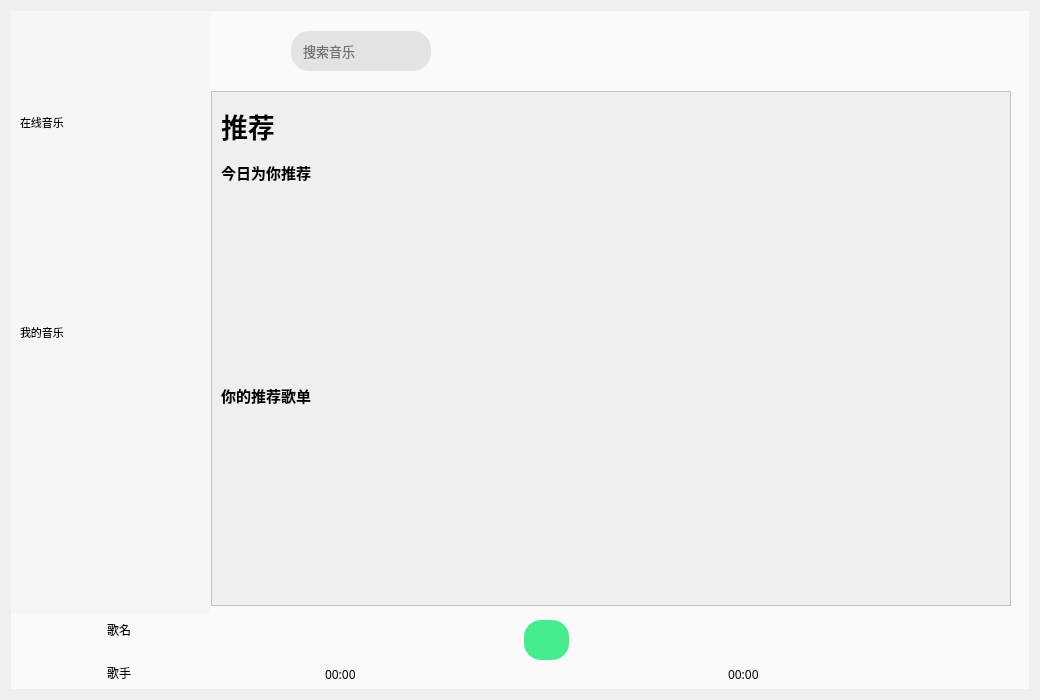
<?xml version="1.0" encoding="UTF-8"?>
<ui version="4.0">
 <class>QQMusic</class>
 <widget class="QWidget" name="QQMusic">
  <property name="geometry">
   <rect>
    <x>0</x>
    <y>0</y>
    <width>1040</width>
    <height>700</height>
   </rect>
  </property>
  <property name="windowTitle">
   <string>QQMusic</string>
  </property>
  <property name="styleSheet">
   <string notr="true">QQMusic
{
	border-radius:14px;
}</string>
  </property>
  <layout class="QVBoxLayout" name="verticalLayout">
   <item>
    <widget class="QWidget" name="background" native="true">
     <property name="styleSheet">
      <string notr="true"/>
     </property>
     <layout class="QVBoxLayout" name="verticalLayout_2">
      <property name="spacing">
       <number>0</number>
      </property>
      <property name="leftMargin">
       <number>0</number>
      </property>
      <property name="topMargin">
       <number>0</number>
      </property>
      <property name="rightMargin">
       <number>0</number>
      </property>
      <property name="bottomMargin">
       <number>0</number>
      </property>
      <item>
       <widget class="QWidget" name="head" native="true">
        <property name="minimumSize">
         <size>
          <width>0</width>
          <height>80</height>
         </size>
        </property>
        <property name="maximumSize">
         <size>
          <width>16777215</width>
          <height>80</height>
         </size>
        </property>
        <property name="styleSheet">
         <string notr="true"/>
        </property>
        <layout class="QHBoxLayout" name="horizontalLayout">
         <property name="spacing">
          <number>0</number>
         </property>
         <property name="leftMargin">
          <number>0</number>
         </property>
         <property name="topMargin">
          <number>0</number>
         </property>
         <property name="rightMargin">
          <number>0</number>
         </property>
         <property name="bottomMargin">
          <number>0</number>
         </property>
         <item>
          <widget class="QWidget" name="headLeft" native="true">
           <property name="minimumSize">
            <size>
             <width>200</width>
             <height>0</height>
            </size>
           </property>
           <property name="maximumSize">
            <size>
             <width>200</width>
             <height>16777215</height>
            </size>
           </property>
           <property name="styleSheet">
            <string notr="true">#headLeft
{
	background-color:rgb(246,246,246);
}</string>
           </property>
           <layout class="QVBoxLayout" name="verticalLayout_3">
            <property name="spacing">
             <number>0</number>
            </property>
            <property name="leftMargin">
             <number>0</number>
            </property>
            <property name="topMargin">
             <number>0</number>
            </property>
            <property name="rightMargin">
             <number>0</number>
            </property>
            <property name="bottomMargin">
             <number>0</number>
            </property>
            <item>
             <widget class="QLabel" name="logo">
              <property name="enabled">
               <bool>true</bool>
              </property>
              <property name="styleSheet">
               <string notr="true">#logo
{
	background-image:url(&quot;:/images/Logo.png&quot;);
	background-repeat:no-repeat;
	background-position:center center;
	
}</string>
              </property>
              <property name="text">
               <string/>
              </property>
             </widget>
            </item>
           </layout>
          </widget>
         </item>
         <item>
          <widget class="QWidget" name="headRight" native="true">
           <property name="styleSheet">
            <string notr="true">#headRight
{
	background-color:rgb(250,250,250);
}</string>
           </property>
           <layout class="QHBoxLayout" name="horizontalLayout_2">
            <property name="spacing">
             <number>0</number>
            </property>
            <property name="leftMargin">
             <number>0</number>
            </property>
            <property name="topMargin">
             <number>0</number>
            </property>
            <property name="rightMargin">
             <number>0</number>
            </property>
            <property name="bottomMargin">
             <number>0</number>
            </property>
            <item>
             <widget class="QWidget" name="searchBox" native="true">
              <property name="minimumSize">
               <size>
                <width>300</width>
                <height>0</height>
               </size>
              </property>
              <property name="maximumSize">
               <size>
                <width>300</width>
                <height>16777215</height>
               </size>
              </property>
              <property name="styleSheet">
               <string notr="true"/>
              </property>
              <layout class="QHBoxLayout" name="horizontalLayout_3">
               <property name="spacing">
                <number>0</number>
               </property>
               <property name="leftMargin">
                <number>0</number>
               </property>
               <property name="topMargin">
                <number>0</number>
               </property>
               <property name="rightMargin">
                <number>0</number>
               </property>
               <property name="bottomMargin">
                <number>0</number>
               </property>
               <item>
                <widget class="QLineEdit" name="lineEdit">
                 <property name="minimumSize">
                  <size>
                   <width>140</width>
                   <height>40</height>
                  </size>
                 </property>
                 <property name="maximumSize">
                  <size>
                   <width>140</width>
                   <height>40</height>
                  </size>
                 </property>
                 <property name="font">
                  <font>
                   <family>微软雅黑</family>
                   <pointsize>10</pointsize>
                  </font>
                 </property>
                 <property name="styleSheet">
                  <string notr="true">#lineEdit
{
	background-color:rgb(227, 227, 227);
	border:none;
	border-radius:18px;
	padding-left:10px;
}</string>
                 </property>
                 <property name="inputMask">
                  <string notr="true"/>
                 </property>
                 <property name="text">
                  <string/>
                 </property>
                 <property name="dragEnabled">
                  <bool>false</bool>
                 </property>
                 <property name="readOnly">
                  <bool>false</bool>
                 </property>
                 <property name="placeholderText">
                  <string>搜索音乐</string>
                 </property>
                </widget>
               </item>
              </layout>
             </widget>
            </item>
            <item>
             <widget class="QWidget" name="settingBox" native="true">
              <property name="styleSheet">
               <string notr="true">QPushButton
{
	border:none;
	background-repeat:no-repeat;
	background-position:center center;
}

QPushButton:hover
{
	background-color:rgba(24,233,114,0.5);
}
</string>
              </property>
              <layout class="QHBoxLayout" name="horizontalLayout_4">
               <item>
                <spacer name="horizontalSpacer">
                 <property name="orientation">
                  <enum>Qt::Horizontal</enum>
                 </property>
                 <property name="sizeHint" stdset="0">
                  <size>
                   <width>297</width>
                   <height>20</height>
                  </size>
                 </property>
                </spacer>
               </item>
               <item>
                <widget class="QPushButton" name="skin">
                 <property name="minimumSize">
                  <size>
                   <width>45</width>
                   <height>45</height>
                  </size>
                 </property>
                 <property name="maximumSize">
                  <size>
                   <width>45</width>
                   <height>45</height>
                  </size>
                 </property>
                 <property name="cursor">
                  <cursorShape>PointingHandCursor</cursorShape>
                 </property>
                 <property name="styleSheet">
                  <string notr="true">#skin
{
	border:none;
	background-image:url(&quot;:/images/skin.png&quot;);
	background-repeat:no-repeat;
	background-position:center center;
}</string>
                 </property>
                 <property name="text">
                  <string/>
                 </property>
                </widget>
               </item>
               <item>
                <widget class="QPushButton" name="min">
                 <property name="minimumSize">
                  <size>
                   <width>45</width>
                   <height>45</height>
                  </size>
                 </property>
                 <property name="maximumSize">
                  <size>
                   <width>45</width>
                   <height>45</height>
                  </size>
                 </property>
                 <property name="cursor">
                  <cursorShape>PointingHandCursor</cursorShape>
                 </property>
                 <property name="styleSheet">
                  <string notr="true">#min
{
	background-image:url(&quot;:/images/min.png&quot;);
}</string>
                 </property>
                 <property name="text">
                  <string/>
                 </property>
                </widget>
               </item>
               <item>
                <widget class="QPushButton" name="max">
                 <property name="minimumSize">
                  <size>
                   <width>45</width>
                   <height>45</height>
                  </size>
                 </property>
                 <property name="maximumSize">
                  <size>
                   <width>45</width>
                   <height>45</height>
                  </size>
                 </property>
                 <property name="cursor">
                  <cursorShape>PointingHandCursor</cursorShape>
                 </property>
                 <property name="styleSheet">
                  <string notr="true">#max
{
	background-image:url(&quot;:/images/max.png&quot;);
}</string>
                 </property>
                 <property name="text">
                  <string/>
                 </property>
                </widget>
               </item>
               <item>
                <widget class="QPushButton" name="quit">
                 <property name="minimumSize">
                  <size>
                   <width>45</width>
                   <height>45</height>
                  </size>
                 </property>
                 <property name="maximumSize">
                  <size>
                   <width>45</width>
                   <height>45</height>
                  </size>
                 </property>
                 <property name="cursor">
                  <cursorShape>PointingHandCursor</cursorShape>
                 </property>
                 <property name="styleSheet">
                  <string notr="true">#quit
{
	background-image:url(&quot;:/images/quit.png&quot;);
}</string>
                 </property>
                 <property name="text">
                  <string/>
                 </property>
                </widget>
               </item>
              </layout>
             </widget>
            </item>
           </layout>
          </widget>
         </item>
        </layout>
       </widget>
      </item>
      <item>
       <widget class="QWidget" name="body" native="true">
        <property name="styleSheet">
         <string notr="true"/>
        </property>
        <layout class="QHBoxLayout" name="horizontalLayout_5">
         <property name="spacing">
          <number>0</number>
         </property>
         <property name="leftMargin">
          <number>0</number>
         </property>
         <property name="topMargin">
          <number>0</number>
         </property>
         <property name="rightMargin">
          <number>0</number>
         </property>
         <property name="bottomMargin">
          <number>0</number>
         </property>
         <item>
          <widget class="QWidget" name="bodyLeft" native="true">
           <property name="minimumSize">
            <size>
             <width>200</width>
             <height>0</height>
            </size>
           </property>
           <property name="maximumSize">
            <size>
             <width>200</width>
             <height>16777215</height>
            </size>
           </property>
           <property name="styleSheet">
            <string notr="true">background-color:rgb(246,246,246);</string>
           </property>
           <layout class="QVBoxLayout" name="verticalLayout_4">
            <property name="spacing">
             <number>0</number>
            </property>
            <property name="leftMargin">
             <number>0</number>
            </property>
            <property name="topMargin">
             <number>0</number>
            </property>
            <property name="rightMargin">
             <number>0</number>
            </property>
            <property name="bottomMargin">
             <number>0</number>
            </property>
            <item>
             <widget class="QWidget" name="leftBox" native="true">
              <property name="minimumSize">
               <size>
                <width>0</width>
                <height>420</height>
               </size>
              </property>
              <property name="maximumSize">
               <size>
                <width>16777215</width>
                <height>420</height>
               </size>
              </property>
              <property name="styleSheet">
               <string notr="true"/>
              </property>
              <layout class="QVBoxLayout" name="verticalLayout_5">
               <property name="spacing">
                <number>0</number>
               </property>
               <property name="leftMargin">
                <number>0</number>
               </property>
               <property name="topMargin">
                <number>0</number>
               </property>
               <property name="rightMargin">
                <number>0</number>
               </property>
               <property name="bottomMargin">
                <number>0</number>
               </property>
               <item>
                <widget class="QWidget" name="onlineMusic" native="true">
                 <property name="styleSheet">
                  <string notr="true"/>
                 </property>
                 <layout class="QVBoxLayout" name="verticalLayout_6">
                  <item>
                   <widget class="QLabel" name="onlineMusicText">
                    <property name="maximumSize">
                     <size>
                      <width>16777215</width>
                      <height>50</height>
                     </size>
                    </property>
                    <property name="font">
                     <font>
                      <family>黑体</family>
                      <pointsize>8</pointsize>
                      <weight>50</weight>
                      <bold>false</bold>
                     </font>
                    </property>
                    <property name="text">
                     <string>在线音乐</string>
                    </property>
                   </widget>
                  </item>
                  <item>
                   <widget class="BtForm" name="rec" native="true">
                    <property name="cursor">
                     <cursorShape>PointingHandCursor</cursorShape>
                    </property>
                    <property name="styleSheet">
                     <string notr="true"/>
                    </property>
                   </widget>
                  </item>
                  <item>
                   <widget class="BtForm" name="radio" native="true">
                    <property name="cursor">
                     <cursorShape>PointingHandCursor</cursorShape>
                    </property>
                    <property name="styleSheet">
                     <string notr="true"/>
                    </property>
                   </widget>
                  </item>
                  <item>
                   <widget class="BtForm" name="music" native="true">
                    <property name="cursor">
                     <cursorShape>PointingHandCursor</cursorShape>
                    </property>
                    <property name="styleSheet">
                     <string notr="true"/>
                    </property>
                   </widget>
                  </item>
                 </layout>
                </widget>
               </item>
               <item>
                <widget class="QWidget" name="myMusic" native="true">
                 <property name="styleSheet">
                  <string notr="true"/>
                 </property>
                 <layout class="QVBoxLayout" name="verticalLayout_7">
                  <item>
                   <widget class="QLabel" name="mymusic">
                    <property name="font">
                     <font>
                      <family>黑体</family>
                      <pointsize>8</pointsize>
                     </font>
                    </property>
                    <property name="text">
                     <string>我的音乐</string>
                    </property>
                   </widget>
                  </item>
                  <item>
                   <widget class="BtForm" name="like" native="true">
                    <property name="cursor">
                     <cursorShape>PointingHandCursor</cursorShape>
                    </property>
                    <property name="styleSheet">
                     <string notr="true"/>
                    </property>
                   </widget>
                  </item>
                  <item>
                   <widget class="BtForm" name="local" native="true">
                    <property name="cursor">
                     <cursorShape>PointingHandCursor</cursorShape>
                    </property>
                    <property name="styleSheet">
                     <string notr="true"/>
                    </property>
                   </widget>
                  </item>
                  <item>
                   <widget class="BtForm" name="recent" native="true">
                    <property name="cursor">
                     <cursorShape>PointingHandCursor</cursorShape>
                    </property>
                    <property name="styleSheet">
                     <string notr="true"/>
                    </property>
                   </widget>
                  </item>
                 </layout>
                </widget>
               </item>
              </layout>
             </widget>
            </item>
            <item>
             <spacer name="verticalSpacer">
              <property name="orientation">
               <enum>Qt::Vertical</enum>
              </property>
              <property name="sizeHint" stdset="0">
               <size>
                <width>20</width>
                <height>174</height>
               </size>
              </property>
             </spacer>
            </item>
           </layout>
          </widget>
         </item>
         <item>
          <widget class="QWidget" name="bodyRight" native="true">
           <property name="styleSheet">
            <string notr="true">#bodyRight
{
	background-color:rgb(250,250,250);
}</string>
           </property>
           <layout class="QVBoxLayout" name="verticalLayout_8">
            <property name="spacing">
             <number>0</number>
            </property>
            <property name="leftMargin">
             <number>0</number>
            </property>
            <property name="topMargin">
             <number>0</number>
            </property>
            <property name="rightMargin">
             <number>0</number>
            </property>
            <property name="bottomMargin">
             <number>0</number>
            </property>
            <item>
             <widget class="QStackedWidget" name="stackedWidget">
              <property name="minimumSize">
               <size>
                <width>50</width>
                <height>0</height>
               </size>
              </property>
              <widget class="QWidget" name="page_rec">
               <property name="styleSheet">
                <string notr="true"/>
               </property>
               <widget class="QScrollArea" name="scrollArea">
                <property name="geometry">
                 <rect>
                  <x>0</x>
                  <y>0</y>
                  <width>800</width>
                  <height>515</height>
                 </rect>
                </property>
                <property name="styleSheet">
                 <string notr="true">QScrollBar:vertical
{
	border:none;
	width:10px;
	height:10px;
	background-color:rgb(250,250,250);
	margin: 0px 0px 0px 0px;
}

QScrollBar::handle:vertical
{
	width:10px;
	background-color:rgb(225,225,225);
	border-radius:5px;
	min-heigth:20px;
}
#scrollArea
{
	background-color:rgb(250,250,250);
}</string>
                </property>
                <property name="widgetResizable">
                 <bool>true</bool>
                </property>
                <widget class="QWidget" name="scrollAreaWidgetContents_2">
                 <property name="geometry">
                  <rect>
                   <x>0</x>
                   <y>0</y>
                   <width>798</width>
                   <height>513</height>
                  </rect>
                 </property>
                 <property name="styleSheet">
                  <string notr="true"/>
                 </property>
                 <layout class="QVBoxLayout" name="verticalLayout_12">
                  <item>
                   <widget class="QLabel" name="recText">
                    <property name="minimumSize">
                     <size>
                      <width>0</width>
                      <height>50</height>
                     </size>
                    </property>
                    <property name="maximumSize">
                     <size>
                      <width>16777215</width>
                      <height>50</height>
                     </size>
                    </property>
                    <property name="font">
                     <font>
                      <family>黑体</family>
                      <pointsize>20</pointsize>
                      <weight>75</weight>
                      <bold>true</bold>
                     </font>
                    </property>
                    <property name="text">
                     <string>推荐</string>
                    </property>
                   </widget>
                  </item>
                  <item>
                   <widget class="QLabel" name="recMuiscText">
                    <property name="minimumSize">
                     <size>
                      <width>0</width>
                      <height>30</height>
                     </size>
                    </property>
                    <property name="maximumSize">
                     <size>
                      <width>16777215</width>
                      <height>30</height>
                     </size>
                    </property>
                    <property name="font">
                     <font>
                      <family>黑体</family>
                      <pointsize>11</pointsize>
                      <weight>75</weight>
                      <italic>false</italic>
                      <bold>true</bold>
                     </font>
                    </property>
                    <property name="text">
                     <string>今日为你推荐</string>
                    </property>
                   </widget>
                  </item>
                  <item>
                   <widget class="RecBox" name="rectMusicBox" native="true"/>
                  </item>
                  <item>
                   <widget class="QLabel" name="supplayMuiscText">
                    <property name="minimumSize">
                     <size>
                      <width>0</width>
                      <height>30</height>
                     </size>
                    </property>
                    <property name="maximumSize">
                     <size>
                      <width>16777215</width>
                      <height>30</height>
                     </size>
                    </property>
                    <property name="font">
                     <font>
                      <family>黑体</family>
                      <pointsize>11</pointsize>
                      <weight>75</weight>
                      <bold>true</bold>
                     </font>
                    </property>
                    <property name="text">
                     <string>你的推荐歌单</string>
                    </property>
                   </widget>
                  </item>
                  <item>
                   <widget class="RecBox" name="supplayMusicBox" native="true"/>
                  </item>
                 </layout>
                </widget>
               </widget>
              </widget>
              <widget class="QWidget" name="page_rudio">
               <widget class="QLabel" name="label_2">
                <property name="geometry">
                 <rect>
                  <x>250</x>
                  <y>170</y>
                  <width>101</width>
                  <height>41</height>
                 </rect>
                </property>
                <property name="text">
                 <string>配置2</string>
                </property>
               </widget>
              </widget>
              <widget class="QWidget" name="page_music">
               <widget class="QLabel" name="label_3">
                <property name="geometry">
                 <rect>
                  <x>190</x>
                  <y>140</y>
                  <width>101</width>
                  <height>41</height>
                 </rect>
                </property>
                <property name="text">
                 <string>配置3</string>
                </property>
               </widget>
              </widget>
              <widget class="CommonPage" name="page_like"/>
              <widget class="CommonPage" name="page_local"/>
              <widget class="CommonPage" name="page_recent"/>
             </widget>
            </item>
           </layout>
          </widget>
         </item>
        </layout>
       </widget>
      </item>
      <item>
       <widget class="QWidget" name="controlBox" native="true">
        <property name="minimumSize">
         <size>
          <width>0</width>
          <height>75</height>
         </size>
        </property>
        <property name="maximumSize">
         <size>
          <width>16777215</width>
          <height>75</height>
         </size>
        </property>
        <property name="styleSheet">
         <string notr="true">#controlBox
{
	background-color:rgb(250,250,250);
}</string>
        </property>
        <layout class="QHBoxLayout" name="horizontalLayout_6">
         <property name="spacing">
          <number>0</number>
         </property>
         <property name="leftMargin">
          <number>0</number>
         </property>
         <property name="topMargin">
          <number>0</number>
         </property>
         <property name="rightMargin">
          <number>0</number>
         </property>
         <property name="bottomMargin">
          <number>0</number>
         </property>
         <item>
          <widget class="QWidget" name="play_1" native="true">
           <property name="styleSheet">
            <string notr="true"/>
           </property>
           <layout class="QGridLayout" name="gridLayout">
            <property name="topMargin">
             <number>0</number>
            </property>
            <property name="rightMargin">
             <number>9</number>
            </property>
            <property name="bottomMargin">
             <number>0</number>
            </property>
            <property name="horizontalSpacing">
             <number>17</number>
            </property>
            <property name="verticalSpacing">
             <number>11</number>
            </property>
            <item row="1" column="1">
             <widget class="QLabel" name="musicSinger">
              <property name="font">
               <font>
                <family>黑体</family>
               </font>
              </property>
              <property name="text">
               <string>歌手</string>
              </property>
             </widget>
            </item>
            <item row="0" column="1">
             <widget class="QLabel" name="musicName">
              <property name="font">
               <font>
                <family>黑体</family>
               </font>
              </property>
              <property name="text">
               <string>歌名</string>
              </property>
             </widget>
            </item>
            <item row="0" column="0" rowspan="2">
             <widget class="QLabel" name="musicCover">
              <property name="minimumSize">
               <size>
                <width>70</width>
                <height>70</height>
               </size>
              </property>
              <property name="maximumSize">
               <size>
                <width>70</width>
                <height>70</height>
               </size>
              </property>
              <property name="font">
               <font>
                <family>黑体</family>
               </font>
              </property>
              <property name="text">
               <string/>
              </property>
             </widget>
            </item>
           </layout>
          </widget>
         </item>
         <item>
          <widget class="QWidget" name="widget" native="true">
           <property name="minimumSize">
            <size>
             <width>60</width>
             <height>1</height>
            </size>
           </property>
           <property name="maximumSize">
            <size>
             <width>60</width>
             <height>16777215</height>
            </size>
           </property>
           <layout class="QVBoxLayout" name="verticalLayout_10">
            <property name="spacing">
             <number>0</number>
            </property>
            <property name="leftMargin">
             <number>11</number>
            </property>
            <property name="topMargin">
             <number>0</number>
            </property>
            <property name="rightMargin">
             <number>0</number>
            </property>
            <property name="bottomMargin">
             <number>6</number>
            </property>
            <item>
             <spacer name="verticalSpacer_2">
              <property name="orientation">
               <enum>Qt::Vertical</enum>
              </property>
              <property name="sizeHint" stdset="0">
               <size>
                <width>20</width>
                <height>55</height>
               </size>
              </property>
             </spacer>
            </item>
            <item>
             <widget class="QLabel" name="currentTime">
              <property name="font">
               <font>
                <family>黑体</family>
               </font>
              </property>
              <property name="text">
               <string>00:00</string>
              </property>
             </widget>
            </item>
           </layout>
          </widget>
         </item>
         <item>
          <widget class="QWidget" name="play_2" native="true">
           <property name="styleSheet">
            <string notr="true"/>
           </property>
           <layout class="QVBoxLayout" name="verticalLayout_9">
            <property name="spacing">
             <number>0</number>
            </property>
            <property name="leftMargin">
             <number>0</number>
            </property>
            <property name="topMargin">
             <number>0</number>
            </property>
            <property name="rightMargin">
             <number>0</number>
            </property>
            <property name="bottomMargin">
             <number>3</number>
            </property>
            <item>
             <widget class="QWidget" name="play2" native="true">
              <property name="font">
               <font>
                <stylestrategy>PreferAntialias</stylestrategy>
               </font>
              </property>
              <property name="styleSheet">
               <string notr="true">QPushButton
{
	border:none;
	background-repeat:no-repeat;
	background-position: center center;
}
</string>
              </property>
              <layout class="QHBoxLayout" name="horizontalLayout_7">
               <property name="spacing">
                <number>10</number>
               </property>
               <property name="leftMargin">
                <number>50</number>
               </property>
               <property name="topMargin">
                <number>0</number>
               </property>
               <property name="rightMargin">
                <number>0</number>
               </property>
               <property name="bottomMargin">
                <number>0</number>
               </property>
               <item>
                <widget class="QPushButton" name="playMode">
                 <property name="minimumSize">
                  <size>
                   <width>40</width>
                   <height>40</height>
                  </size>
                 </property>
                 <property name="maximumSize">
                  <size>
                   <width>40</width>
                   <height>40</height>
                  </size>
                 </property>
                 <property name="cursor">
                  <cursorShape>PointingHandCursor</cursorShape>
                 </property>
                 <property name="styleSheet">
                  <string notr="true">QPushButton:hover
{
	background-color:rgba(24,233,114,0.5);
}
</string>
                 </property>
                 <property name="text">
                  <string/>
                 </property>
                </widget>
               </item>
               <item>
                <widget class="QPushButton" name="playUp">
                 <property name="minimumSize">
                  <size>
                   <width>40</width>
                   <height>40</height>
                  </size>
                 </property>
                 <property name="maximumSize">
                  <size>
                   <width>40</width>
                   <height>40</height>
                  </size>
                 </property>
                 <property name="cursor">
                  <cursorShape>PointingHandCursor</cursorShape>
                 </property>
                 <property name="styleSheet">
                  <string notr="true">#playUp
{
	background-image:url(&quot;:/images/playUp.png&quot;);
}
QPushButton:hover
{
	background-color:rgba(24,233,114,0.5);
}
</string>
                 </property>
                 <property name="text">
                  <string/>
                 </property>
                </widget>
               </item>
               <item>
                <widget class="QPushButton" name="play">
                 <property name="minimumSize">
                  <size>
                   <width>45</width>
                   <height>40</height>
                  </size>
                 </property>
                 <property name="maximumSize">
                  <size>
                   <width>45</width>
                   <height>40</height>
                  </size>
                 </property>
                 <property name="cursor">
                  <cursorShape>PointingHandCursor</cursorShape>
                 </property>
                 <property name="styleSheet">
                  <string notr="true">#play
{
	
	border-radius:17px;
}
QPushButton
{
	background-color:rgba(24,233,114,0.8);
}
</string>
                 </property>
                 <property name="text">
                  <string/>
                 </property>
                </widget>
               </item>
               <item>
                <widget class="QPushButton" name="playDown">
                 <property name="minimumSize">
                  <size>
                   <width>40</width>
                   <height>40</height>
                  </size>
                 </property>
                 <property name="maximumSize">
                  <size>
                   <width>40</width>
                   <height>40</height>
                  </size>
                 </property>
                 <property name="cursor">
                  <cursorShape>PointingHandCursor</cursorShape>
                 </property>
                 <property name="styleSheet">
                  <string notr="true">#playDown
{
	background-image:url(&quot;:/images/playDown.png&quot;);
}
QPushButton:hover
{
	background-color:rgba(24,233,114,0.5);
}
</string>
                 </property>
                 <property name="text">
                  <string/>
                 </property>
                </widget>
               </item>
               <item>
                <widget class="QPushButton" name="volume">
                 <property name="minimumSize">
                  <size>
                   <width>40</width>
                   <height>40</height>
                  </size>
                 </property>
                 <property name="maximumSize">
                  <size>
                   <width>40</width>
                   <height>40</height>
                  </size>
                 </property>
                 <property name="cursor">
                  <cursorShape>PointingHandCursor</cursorShape>
                 </property>
                 <property name="styleSheet">
                  <string notr="true">#volume
{
	background-image:url(&quot;:/images/volume.png&quot;);
}
QPushButton:hover
{
	background-color:rgba(24,233,114,0.5);
}
</string>
                 </property>
                 <property name="text">
                  <string/>
                 </property>
                </widget>
               </item>
               <item>
                <widget class="QPushButton" name="addLocal">
                 <property name="minimumSize">
                  <size>
                   <width>40</width>
                   <height>40</height>
                  </size>
                 </property>
                 <property name="maximumSize">
                  <size>
                   <width>40</width>
                   <height>40</height>
                  </size>
                 </property>
                 <property name="cursor">
                  <cursorShape>PointingHandCursor</cursorShape>
                 </property>
                 <property name="styleSheet">
                  <string notr="true">#addLocal
{
	background-image:url(&quot;:/images/addLocal.png&quot;);
}
QPushButton:hover
{
	background-color:rgba(24,233,114,0.5);
}
</string>
                 </property>
                 <property name="text">
                  <string/>
                 </property>
                </widget>
               </item>
              </layout>
             </widget>
            </item>
            <item>
             <widget class="MusicSlider" name="progressBar" native="true">
              <property name="minimumSize">
               <size>
                <width>0</width>
                <height>20</height>
               </size>
              </property>
              <property name="maximumSize">
               <size>
                <width>16777215</width>
                <height>20</height>
               </size>
              </property>
              <property name="styleSheet">
               <string notr="true"/>
              </property>
             </widget>
            </item>
           </layout>
          </widget>
         </item>
         <item>
          <widget class="QWidget" name="widget_2" native="true">
           <property name="minimumSize">
            <size>
             <width>60</width>
             <height>0</height>
            </size>
           </property>
           <property name="maximumSize">
            <size>
             <width>60</width>
             <height>16777215</height>
            </size>
           </property>
           <layout class="QVBoxLayout" name="verticalLayout_11">
            <property name="spacing">
             <number>0</number>
            </property>
            <property name="leftMargin">
             <number>9</number>
            </property>
            <property name="topMargin">
             <number>0</number>
            </property>
            <property name="rightMargin">
             <number>0</number>
            </property>
            <property name="bottomMargin">
             <number>6</number>
            </property>
            <item>
             <spacer name="verticalSpacer_3">
              <property name="orientation">
               <enum>Qt::Vertical</enum>
              </property>
              <property name="sizeHint" stdset="0">
               <size>
                <width>20</width>
                <height>55</height>
               </size>
              </property>
             </spacer>
            </item>
            <item>
             <widget class="QLabel" name="totalTime">
              <property name="font">
               <font>
                <family>黑体</family>
               </font>
              </property>
              <property name="text">
               <string>00:00</string>
              </property>
             </widget>
            </item>
           </layout>
          </widget>
         </item>
         <item>
          <widget class="QWidget" name="play_3" native="true">
           <property name="minimumSize">
            <size>
             <width>250</width>
             <height>0</height>
            </size>
           </property>
           <property name="maximumSize">
            <size>
             <width>250</width>
             <height>16777215</height>
            </size>
           </property>
           <property name="styleSheet">
            <string notr="true"/>
           </property>
           <widget class="QPushButton" name="song">
            <property name="geometry">
             <rect>
              <x>190</x>
              <y>20</y>
              <width>30</width>
              <height>30</height>
             </rect>
            </property>
            <property name="minimumSize">
             <size>
              <width>30</width>
              <height>30</height>
             </size>
            </property>
            <property name="maximumSize">
             <size>
              <width>30</width>
              <height>30</height>
             </size>
            </property>
            <property name="font">
             <font>
              <family>黑体</family>
             </font>
            </property>
            <property name="cursor">
             <cursorShape>PointingHandCursor</cursorShape>
            </property>
            <property name="styleSheet">
             <string notr="true">#song:hover
{
	background-color:rgba(24,233,114,0.5);
}
#song
{
	border:none;
	background-image:url(&quot;:/images/ci.png&quot;);
	background-repeat:no-repeat;
	background-position: center center;
}</string>
            </property>
            <property name="text">
             <string/>
            </property>
           </widget>
          </widget>
         </item>
        </layout>
       </widget>
      </item>
     </layout>
    </widget>
   </item>
  </layout>
 </widget>
 <customwidgets>
  <customwidget>
   <class>BtForm</class>
   <extends>QWidget</extends>
   <header>btform.h</header>
   <container>1</container>
  </customwidget>
  <customwidget>
   <class>RecBox</class>
   <extends>QWidget</extends>
   <header location="global">recbox.h</header>
   <container>1</container>
  </customwidget>
  <customwidget>
   <class>CommonPage</class>
   <extends>QWidget</extends>
   <header location="global">commonpage.h</header>
   <container>1</container>
  </customwidget>
  <customwidget>
   <class>MusicSlider</class>
   <extends>QWidget</extends>
   <header location="global">musicslider.h</header>
   <container>1</container>
  </customwidget>
 </customwidgets>
 <resources/>
 <connections/>
</ui>
